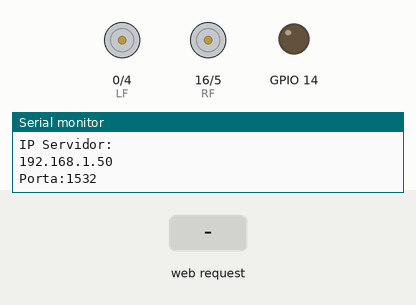
The sketch below on a simulated ESP8266 (NodeMCU). On the bench: motor-driver pin pairs drawn as motors (green arrow = first pin HIGH = forward, orange = second pin HIGH = backward, longer = more drive), output pins drawn as LEDs (lit = HIGH), the last lines printed to the serial monitor. Inputs (shaded band) come from the test bench. WiFi joins after 1.5 s; servers stay silent unless stated.

Above: at 2.7 s.
2.8 s: HTTP request GET /FRENTE received
At 4.8 s:
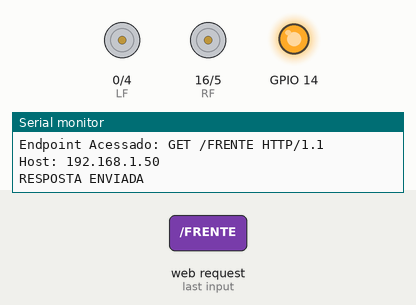
5.4 s: HTTP request GET /TRAS received
At 6.47 s:
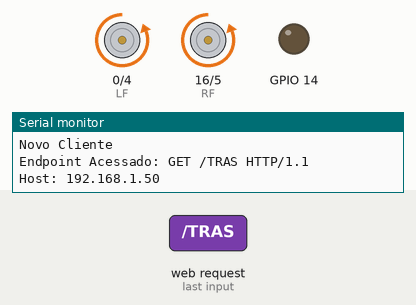
8.0 s: HTTP request GET /DIREITA received
At 9.08 s:
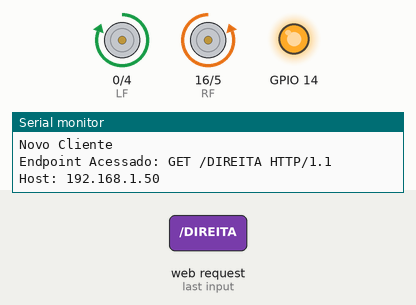
10.6 s: HTTP request GET /ESQUERDA received
At 11.68 s:
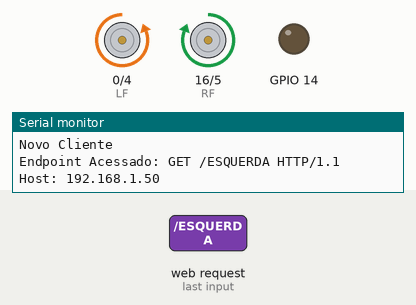
13.2 s: HTTP request GET /TRAS received
At 14.27 s:
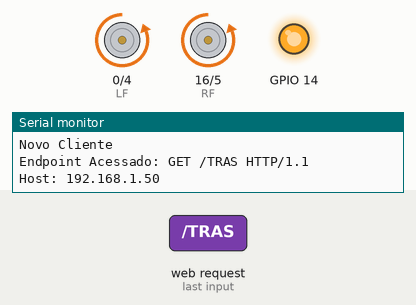
15.8 s: HTTP request GET /FRENTE received
At 16.87 s:
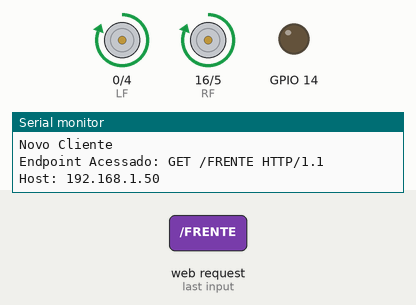
Timing chart, 0 to 18.8 s (numbered marks = the images above; inputs shaded):
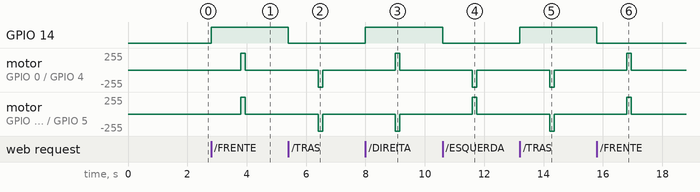

The sketch:

espwifi.ino
```cpp
#include <ESP8266WiFi.h>

WiFiServer server(1532);

// Right
const int RF = 16;
const int RB = 5;
// Left
const int LF = 0;
const int LB = 4;

// Wireless network settings
const char *ssid = "Lumina";
const char *password = "15321532";

bool isLedOn = false;

void loop() {
    WiFiClient client = server.available();

    if (client) { //Si hay un cliente presente

        if(isLedOn){
            digitalWrite(14, LOW);
            isLedOn = false;
        } else {
            digitalWrite(14, HIGH);
            isLedOn = true;
        }

        Serial.println("Novo Cliente");
        while (!client.available() && client.connected()) { //esperamos hasta que hayan datos disponibles
            delay(1);
        }
        String linea1 = client.readStringUntil('r');// Leemos la primera línea de la petición del cliente.
        Serial.print("Endpoint Acessado: ");
        Serial.println(linea1);

        if (linea1.indexOf("FRENTE") > 0) {
            digitalWrite(RF, HIGH);
            digitalWrite(RB, LOW);
            digitalWrite(LF, HIGH);
            digitalWrite(LB, LOW);
            delay(150);
            digitalWrite(RF, LOW);
            digitalWrite(RB, LOW);
            digitalWrite(LF, LOW);
            digitalWrite(LB, LOW);
        }
        if (linea1.indexOf("TRAS") > 0) {
            digitalWrite(RF, LOW);
            digitalWrite(RB, HIGH);
            digitalWrite(LF, LOW);
            digitalWrite(LB, HIGH);
            delay(150);
            digitalWrite(RF, LOW);
            digitalWrite(RB, LOW);
            digitalWrite(LF, LOW);
            digitalWrite(LB, LOW);
        }
        if (linea1.indexOf("DIREITA") > 0) {
            digitalWrite(RF, LOW);
            digitalWrite(RB, HIGH);
            digitalWrite(LF, HIGH);
            digitalWrite(LB, LOW);
            delay(150);
            digitalWrite(RF, LOW);
            digitalWrite(RB, LOW);
            digitalWrite(LF, LOW);
            digitalWrite(LB, LOW);
        }
        if (linea1.indexOf("ESQUERDA") > 0) {
            digitalWrite(RF, HIGH);
            digitalWrite(RB, LOW);
            digitalWrite(LF, LOW);
            digitalWrite(LB, HIGH);
            delay(150);
            digitalWrite(RF, LOW);
            digitalWrite(RB, LOW);
            digitalWrite(LF, LOW);
            digitalWrite(LB, LOW);
        }
        if (linea1.indexOf("PARAR") > 0) {
            digitalWrite(RF, LOW);
            digitalWrite(RB, LOW);
            digitalWrite(LF, LOW);
            digitalWrite(LB, LOW);
        }

        client.flush();
        const char *html = "HTTP/1.1 200 OK"
                           "\nContent-Type: text/html"
                           "\nConnection: close"
                           "\n"
                           "\n<!DOCTYPE HTML>"
                           "\n<html>"
                           "\n<head><title>Lumina Spargere</title>"
                           "\n<meta name='viewport' content='width=device-width, initial-scale=1.0'>"
                           "\n"
                           "\n<style>button{background-color:#f44336border:nonecolor:whitepadding:15px 32pxtext-align:centertext-decoration:nonedisplay:inline-blockfont-size: 24px transition-duration: 0.4s}button:hover{background-color: #4CAF50  color: white}</style>"
                           "\n</head>"
                           "\n<body>"
                           "\n<div style='text-align:center'>"
                           "\n<h1 align='center'>Lumina Spargere</h1>"
                           "\n<br />"
                           "\n<button onClick=location.href='./?FRENTE'>FRENTE</button><br>"
                           "\n<button onClick=location.href='./?TRAS'>RE</button><br>"
                           "\n<button onClick=location.href='./?DIREITA'>DIREITA</button><br>"
                           "\n<button onClick=location.href='./?ESQUERDA'>ESQUERDA</button><br>"
                           "\n<button onClick=location.href='./?PARAR'>PARAR</button>"
                           "\n<br />"
                           "\n</div>"
                           "\n</body>"
                           "\n</html>";
        client.println(html);
        Serial.println("RESPOSTA ENVIADA");
        Serial.println();
    }
}

void setup() {
    Serial.begin(9600);

    pinMode(RF, OUTPUT);
    pinMode(RB, OUTPUT);
    pinMode(LF, OUTPUT);
    pinMode(LB, OUTPUT);
    pinMode(14, OUTPUT);

    Serial.println();
    Serial.print("CONECTANDO WIFI: ");
    Serial.println(ssid);

    IPAddress ip(192, 168, 0, 42);
    IPAddress gateway(192, 168, 0, 1);
    IPAddress subnet(255, 255, 255, 0);
    WiFi.config(ip, gateway, subnet);
    WiFi.begin(ssid, password);

    while (WiFi.status() != WL_CONNECTED) {
        delay(500);
        Serial.print(".");
    }

    Serial.println("");
    Serial.println("WiFi conectado");
    server.begin();
    Serial.println("Servidor Iniciado");
    Serial.println("IP Servidor:");
    Serial.println(WiFi.localIP());
    Serial.print("Porta:");
    Serial.println(1532);
}
```

Measured:
- after the input at 2.8 s, GPIO 14: LOW → HIGH at once; motor on GPIO 0 (LF) / GPIO 4 (LB), motor on GPIO 16 (RF) / GPIO 5 (RB): stopped → forward 255/255 after 1.0 s, → stopped 0.15 s later
- after the input at 5.4 s, GPIO 14: HIGH → LOW at once; motor on GPIO 0 (LF) / GPIO 4 (LB), motor on GPIO 16 (RF) / GPIO 5 (RB): stopped → backward 255/255 after 1.0 s, → stopped 0.15 s later
- after the input at 8.0 s, GPIO 14: LOW → HIGH at once; motor on GPIO 0 (LF) / GPIO 4 (LB): stopped → forward 255/255 after 1.0 s, → stopped 0.15 s later; motor on GPIO 16 (RF) / GPIO 5 (RB): stopped → backward 255/255 after 1.0 s, → stopped 0.15 s later
- after the input at 10.6 s, GPIO 14: HIGH → LOW at once; motor on GPIO 0 (LF) / GPIO 4 (LB): stopped → backward 255/255 after 1.0 s, → stopped 0.15 s later; motor on GPIO 16 (RF) / GPIO 5 (RB): stopped → forward 255/255 after 1.0 s, → stopped 0.15 s later
- after the input at 13.2 s, GPIO 14: LOW → HIGH at once; motor on GPIO 0 (LF) / GPIO 4 (LB), motor on GPIO 16 (RF) / GPIO 5 (RB): stopped → backward 255/255 after 1.0 s, → stopped 0.15 s later
- after the input at 15.8 s, GPIO 14: HIGH → LOW at once; motor on GPIO 0 (LF) / GPIO 4 (LB), motor on GPIO 16 (RF) / GPIO 5 (RB): stopped → forward 255/255 after 1.0 s, → stopped 0.15 s later
